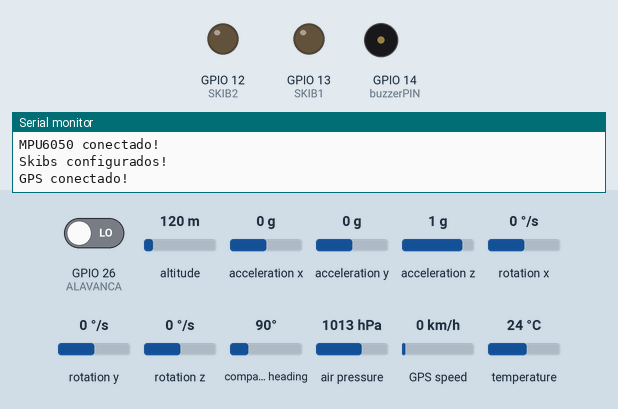
Recording of a sketch running on a simulated ESP32. On the bench: output pins drawn as LEDs (lit = HIGH), buzzer (waves = sounding, pin HIGH), the last lines printed to the serial monitor. Inputs (shaded band) come from the test bench; at power-on: GPIO 26 (ALAVANCA) LOW, air pressure 1013 hPa, altitude 120 m, acceleration x 0 g, acceleration y 0 g, acceleration z 1 g, rotation x 0 °/s, rotation y 0 °/s, rotation z 0 °/s, compass heading 90°, GPS speed 0 km/h, temperature 24 °C. Storage starts empty; the GPS gets a fix after 3 s at 37.7749, -122.4194 with 8 satellites.

Above: at 2.2 s.
2.3 s: GPIO 26 (ALAVANCA) driven HIGH
3.8 s: air pressure set to 1015 hPa
At 4.24 s:
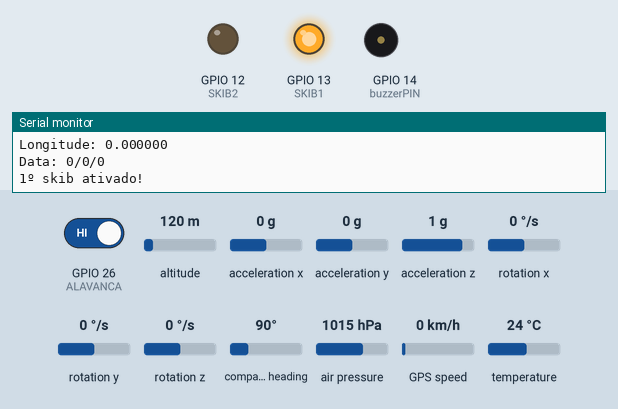
At 5.1 s:
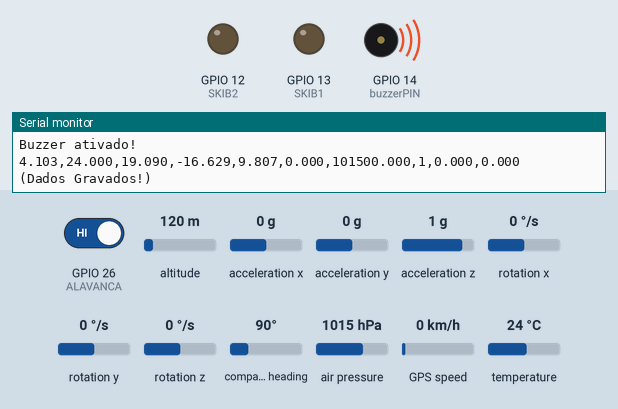
Timing chart, 0 to 6.8 s (numbered marks = the images above; inputs shaded):
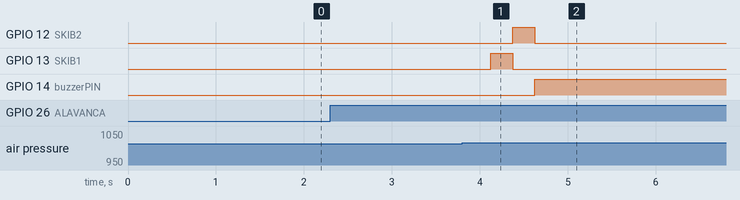

The sketch:

Avionica.ino
```cpp
// 500m

#include <SPI.h>
#include <Wire.h>
#include <Adafruit_BMP280.h>
#include <Adafruit_MPU6050.h>
#include <Adafruit_Sensor.h>
#include <SD.h>

#include <TinyGPSPlus.h>
#include <HardwareSerial.h>

#define ALAVANCA 26

#define ENABLE_BUZZER true
#define ENABLE_BMP true
#define ENABLE_MPU true
#define ENABLE_SKIBS true
#define ENABLE_SD true
#define ENABLE_TELEMETRY false
#define ENABLE_GPS true

struct PacketData {
  float time;
  float altitude_MPU;
  float temperature;
  float pressure;
  float altitude;
  float variation_altitude;
  float acceleration_Z;
  int parachute;
};

struct PacketGPSData {
  double latitude, longitude;
};

struct AllPacketData {
  PacketData data;
  PacketGPSData GPSData;
};

struct SoloData {
  int parachute;
};

AllPacketData allData;
SoloData soloData;

String soloMessage = "";
String AllDados = "";

bool alavancaAcionada = false;
float initial_altitude;

#include "telemetry.h"
#include "moduleSD.h"
#include "buzzer.h"
#include "BMPMPU.h"
#include "skibs.h"
#include "GPS.h"

void setup() {
  // Inicializa a serial
  Serial.begin(9600);
  Serial.println("");

  pinMode(ALAVANCA, INPUT);

  if(ENABLE_BUZZER) {
    setupBuzzer();
  }

  if(ENABLE_TELEMETRY) {
    setupTelemetry();
  }

  if(ENABLE_SD) {
    setupSd();
  }

  if(ENABLE_BMP) {
    setupBMP();
  }

  if(ENABLE_MPU) {
    setupMPU();
  }

  if(ENABLE_SKIBS) {
    setupSkibPins();
  }

  if(ENABLE_GPS) {
    setupGPS();
  }

  allData = {
    { 0,0,0,0,0,0,0,0 },
    { 0,0 }
  };
  soloData = { 0 };


  delay(1000);
}

void loop() {
  if(digitalRead(ALAVANCA) == HIGH) {
    if(alavancaAcionada == false) {
      initial_altitude = bmp.readAltitude(1017.3);
    }
    alavancaAcionada = true;
    // Armazena o tempo do microcontrolador
    allData.data.time = millis() / 1000.0;

    // Medições BMP280
    if(ENABLE_BMP) {
      readBMP();
    }

    // Medições MPU6050
    if(ENABLE_MPU) {
      readMPU();
    }

    // Medições GPS
    if(ENABLE_GPS) {
      updateGPSData();
    }

    analyzeStateOfRocket();
    if(ENABLE_SKIBS) {
      if(isDropping) {
        if(parachuteActivated == false) {
          activateSkibs();
        }
        if(millis() - timeForStage >= DELAY_FOR_STAGE) {
          deactivateSkibs();
        }
      }
    }
    if(parachuteActivated) {
      allData.data.parachute = 1;
      if(ENABLE_BUZZER) {
        activateBuzzer();
      }
    }

    // Armazena os dados em uma string
    String dados = String(allData.data.time, 3)
      + "," + String(allData.data.temperature, 3)
      + "," + String(allData.data.altitude, 3)
      + "," + String(allData.data.variation_altitude, 3)
      + "," + String(allData.data.acceleration_Z, 3)
      + "," + String(allData.data.altitude_MPU, 3)
      + "," + String(allData.data.pressure, 3)
      + "," + String(allData.data.parachute, 3);
    String GPSDados = String(allData.GPSData.latitude, 3)
      + "," + String(allData.GPSData.longitude, 3);
    AllDados = dados + "," + GPSDados;

    Serial.println(AllDados);

    if(ENABLE_SD) {
      writeOnSD(AllDados);
    }

    if(ENABLE_TELEMETRY) {
      if(LORA_WAY == LORA_STRING_METHOD) {
        transmitString(AllDados);

      } else if(LORA_WAY == LORA_STRUCT_METHOD) {
        transmit(&allData);

      }
      if(LoRaSerial.available() > 0) {
        if(LORA_WAY == LORA_STRING_METHOD) {
          receiveString();

        } else if(LORA_WAY == LORA_STRUCT_METHOD) {
          receive(&soloData);

        }
      }
    }

    // É bom que seja um múltiplo de 500 milisegundos
    delay(500);
  }
}
```

BMPMPU.h
```cpp
/* CONFIGURAÇÕES BMP e MPU */

#define BMP_ADRESS 0x76
#define MPU_ADRESS 0x68

Adafruit_MPU6050 mpu;
Adafruit_BMP280 bmp;

float velocidadeAtual = 0;

float maximumAltitudeValue = 0;
float altitudeAtual = 0;

void setupBMP() {
  if(!bmp.begin(BMP_ADRESS)) {
    Serial.println("Failed to find BMP280 chip");
    while(1);
  }
  Serial.println("BMP conectado!");

  /* Default settings from datasheet. */
  bmp.setSampling(Adafruit_BMP280::MODE_NORMAL,     /* Operating Mode. */
                  Adafruit_BMP280::SAMPLING_X4,     /* Temp. oversampling */
                  Adafruit_BMP280::SAMPLING_X8,     /* Pressure oversampling */
                  Adafruit_BMP280::FILTER_X16,      /* Filtering. */
                  Adafruit_BMP280::STANDBY_MS_1);   /* Standby time. */
}

void readBMP() {
  allData.data.temperature = bmp.readTemperature();
  allData.data.pressure = bmp.readPressure();
  allData.data.altitude = bmp.readAltitude(1017.3);
  allData.data.variation_altitude = bmp.readAltitude(1017.3) - initial_altitude;

  altitudeAtual = allData.data.altitude;

  if(altitudeAtual > maximumAltitudeValue) {
    maximumAltitudeValue = altitudeAtual;
  }
}

void setupMPU() {
  if (!mpu.begin(MPU_ADRESS)) {
    Serial.println("Failed to find MPU6050 chip");
    while(1);
  }
  Serial.println("MPU6050 conectado!");

  mpu.setAccelerometerRange(MPU6050_RANGE_8_G);
  mpu.setGyroRange(MPU6050_RANGE_500_DEG);
  mpu.setFilterBandwidth(MPU6050_BAND_21_HZ);
}

void readMPU() {
  sensors_event_t a, g, temp;
  mpu.getEvent(&a, &g, &temp);
  allData.data.acceleration_Z = a.acceleration.z;

  allData.data.altitude_MPU = 0;
  velocidadeAtual = 0;
}
```

GPS.h
```cpp
/* CONFIGURAÇÕES GPS */

#define GPS_WAY 1

// Pinos da Serial 1 do ESP32
#define RX1_PIN 15
#define TX1_PIN 4

// Usando a Serial 1 do ESP32
HardwareSerial GPSSerial(1);
TinyGPSPlus gps;

String gpsData;

double latitude = 0, longitude = 0;
int ano, mes, dia, hora, minuto, segundo, centesimo;

void setupGPS() {
  if(GPS_WAY == 1) {
    // Configuração inicial do GPS
    GPSSerial.begin(9600, SERIAL_8N1, RX1_PIN, TX1_PIN);
  } else if(GPS_WAY == 2) {
    //Configuração inicial do GPS
    GPSSerial.begin(9600, SERIAL_8N1, RX1_PIN, TX1_PIN);
  }
  while(!GPSSerial);
  Serial.println("GPS conectado!");
}

void getLatitudeAndLongitude() {
  if(GPSSerial.available()) {
    // Lê os dados recebidos do módulo GPS
    gpsData = GPSSerial.readStringUntil('\n');

    // Verifica se os dados começam com "$GPGGA", que é
    // uma sentença NMEA que contém as informações
    // de latitude e longitude
    if(gpsData.startsWith("$GPGGA")) {

      // Divide os dados em campos usando a vírgula como separador
      // Os campos estão na seguinte ordem:
      // $GPGGA, horário, latitude, N/S, longitude, E/W, qualidade do sinal GPS, número de satélites
      // No nosso caso, queremos o campo de latitude (índice 2) e o campo de longitude (índice 4)
      String fields[15];
      int fieldIndex = 0;
      int startPos = 0;
      int commaPos;

      // Loop para dividir os campos separados por vírgula
      while((commaPos = gpsData.indexOf(',', startPos)) != -1) {
        fields[fieldIndex] = gpsData.substring(startPos, commaPos);
        fieldIndex++;
        startPos = commaPos + 1;
      }

      // Extrai os valores de latitude e longitude e converte-os em valores numéricos
      latitude = fields[2].toFloat();
      longitude = fields[4].toFloat();
    }
  }
}

void getGPSData() {
  bool isNewGPSData = false;

  while(GPSSerial.available() > 0) {
    char GPSData = GPSSerial.read();
    isNewGPSData = gps.encode(GPSData);
  }

  if(isNewGPSData) {
    if(gps.location.isValid()) {
      latitude = gps.location.lat();
      longitude = gps.location.lng();
    }

    if(gps.date.isValid()) {
      mes = gps.date.month();
      dia = gps.date.day();
      ano = gps.date.year();
    }
    if(gps.time.isValid()) {
      hora = gps.time.hour();
      minuto = gps.time.minute();
      segundo = gps.time.second();
      centesimo = gps.time.centisecond();
    }
  }
}

void saveGPSData() {
  allData.GPSData = {
    latitude, longitude
  };
}

void printData() {
  Serial.println(gpsData);

  Serial.print("Latitude: ");
  Serial.println(latitude, 6);
  Serial.print("Longitude: ");
  Serial.println(longitude, 6);

  Serial.print("Data: ");
  Serial.print(dia);
  Serial.print("/");
  Serial.print(mes);
  Serial.print("/");
  Serial.println(ano);

  Serial.println();
}

void updateGPSData() {
  if(GPS_WAY == 1) {
    getGPSData();
  } else if(GPS_WAY == 2) {
    getLatitudeAndLongitude();
  }
  printData();
  saveGPSData();
}
```

buzzer.h
```cpp
/* CONFIGURAÇÕES BUZZER */

#define buzzerPIN 14
#define tempoDeAtivacao 3000

void setupBuzzer() {
  pinMode(buzzerPIN, OUTPUT);
  Serial.println("Buzzer configurado!");
}

void activateBuzzer() {
  digitalWrite(buzzerPIN, HIGH);
  Serial.println("Buzzer ativado!");
}
```

moduleSD.h
```cpp
/* CONFIGURAÇÕES CARTÃO MICROSD */

#define CS_SDPIN 5

File myFile;

void setupSd() {
  Serial.println("Inicializando o cartão SD...");
  // verifica se o cartão SD está presente e se pode ser inicializado

  while(!SD.begin()) {
    // programa encerrado
    Serial.println("Falha, verifique se o cartão está presente.");
  }

  // Cria arquivo data.txt e abre
  myFile = SD.open("/data.txt", FILE_APPEND);
  // Escreve dados no arquivo
  if (myFile) {
    Serial.println("Gravando dados iniciais!");
    myFile.println("Informations");
    myFile.close();

  } else {
    Serial.println("Error ao abrir data.txt");
  }
}

void writeOnSD(String str) {
  myFile = SD.open("/data.txt", FILE_APPEND);

  if (myFile) {
    Serial.println("(Dados Gravados!)");
    myFile.println(str);
    myFile.close();

  } else {
    Serial.println("Error ao gravar em data.txt");
  }
}
```

skibs.h
```cpp
/* CONFIGURAÇÕES SKIBS */

#define SKIB1 13
#define SKIB2 12
#define rangeMaximumAltitudeValue 2
#define rangeMinimumVelocityValue -5

#define DELAY_FOR_STAGE 250

bool isDropping = false;
bool parachuteActivated = false;

double timeForStage = 0;

void setupSkibPins() {
  pinMode(SKIB1, OUTPUT);
  pinMode(SKIB2, OUTPUT);
  Serial.println("Skibs configurados!");
}

void analyzeStateOfRocket() {
  if((maximumAltitudeValue - altitudeAtual) > rangeMaximumAltitudeValue) {
    isDropping = true;
  }
  if(soloData.parachute == 1) {
    isDropping = true;
  }
}

void activateSkibs() {
  Serial.println("1º skib ativado!");
  digitalWrite(SKIB1, HIGH);
  delay(250);
  Serial.println("1º skib desativado!");
  digitalWrite(SKIB1, LOW);

  Serial.println("2º skib ativado!");
  digitalWrite(SKIB2, HIGH);
  delay(250);
  Serial.println("2º skib desativado!");
  digitalWrite(SKIB2, LOW);

  timeForStage = millis();
  parachuteActivated = true;
}

void deactivateSkibs() {
  // Serial.println("1º skib desativado!");
  digitalWrite(SKIB1, LOW);
  // Serial.println("2º skib desativado!");
  digitalWrite(SKIB2, LOW);
}
```

telemetry.h
```cpp
/* CONFIGURAÇÕES LORA */

// Pinos da Serial 2 do ESP32
#define RX2_PIN 16
#define TX2_PIN 17
#define M0 33
#define M1 32

#define LORA_STRING_METHOD 1
#define LORA_STRUCT_METHOD 2

#define LORA_WAY 1

// Usando a Serial 2 do ESP32
HardwareSerial LoRaSerial(2);
int sizeAllData = sizeof(allData);
int sizeSoloData = sizeof(soloData);

void setupTelemetry() {

  pinMode(M0, OUTPUT);
  pinMode(M1, OUTPUT);

  //Configuração inicial do LoRa
  LoRaSerial.begin(9600, SERIAL_8N1, RX2_PIN, TX2_PIN);
  while(!LoRaSerial);

  Serial.println("LoRa conectado!");
}

void modoReceptor() {
  // Configurações para modo Receptor
  digitalWrite(M0, LOW);
  digitalWrite(M1, LOW);
}

void modoTransmissor() {
  // Configurações para modo Transmissor
  digitalWrite(M0, LOW);
  digitalWrite(M1, LOW);
}

void transmit(const AllPacketData* allData) {
  modoTransmissor();
  LoRaSerial.write((const char*)allData, sizeAllData);
  Serial.println("\n\n");
}

void receive(SoloData *soloData) {
  modoReceptor();
  LoRaSerial.readBytes((char*)soloData, sizeSoloData);
}

void transmitString(String string) {
  modoTransmissor();
  LoRaSerial.println(string);
}

void receiveString() {
  modoReceptor();
  soloMessage = LoRaSerial.readStringUntil('\n');
}
```

Measured:
- the behaviour switches between 1013 and 1014 hPa on air pressure (found by bisection; images 0 and 1)
- after the input at 3.8 s, GPIO 12 (SKIB2): LOW → HIGH after 0.57 s, → LOW 0.25 s later; GPIO 13 (SKIB1): LOW → HIGH after 0.32 s, → LOW 0.25 s later; GPIO 14 (buzzerPIN): LOW → HIGH after 0.82 s
